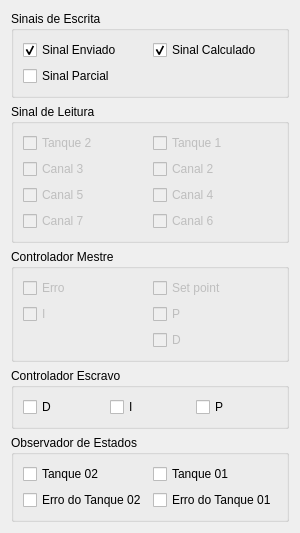
             <widget class="QWidget" name="tab_graficos">
              <attribute name="title">
               <string>Gráficos</string>
              </attribute>
              <layout class="QVBoxLayout" name="verticalLayout_6">
               <item>
                <widget class="QGroupBox" name="gp_graf_se">
                 <property name="title">
                  <string>Sinais de Escrita</string>
                 </property>
                 <layout class="QGridLayout" name="gridLayout">
                  <item row="0" column="0">
                   <widget class="QCheckBox" name="cb_graf_sinalEnviado">
                    <property name="text">
                     <string>Sinal Enviado</string>
                    </property>
                    <property name="checked">
                     <bool>true</bool>
                    </property>
                   </widget>
                  </item>
                  <item row="0" column="2">
                   <widget class="QCheckBox" name="cb_graf_sinalCalculado">
                    <property name="text">
                     <string>Sinal Calculado</string>
                    </property>
                    <property name="checked">
                     <bool>true</bool>
                    </property>
                   </widget>
                  </item>
                  <item row="1" column="0">
                   <widget class="QCheckBox" name="cb_SinalParcial">
                    <property name="text">
                     <string>Sinal Parcial</string>
                    </property>
                   </widget>
                  </item>
                 </layout>
                </widget>
               </item>
               <item>
                <widget class="QGroupBox" name="gp_graf_sl">
                 <property name="title">
                  <string>Sinal de Leitura</string>
                 </property>
                 <layout class="QGridLayout" name="gridLayout_9">
                  <item row="1" column="1">
                   <widget class="QCheckBox" name="cb_plot_canal2">
                    <property name="enabled">
                     <bool>false</bool>
                    </property>
                    <property name="text">
                     <string>Canal 2</string>
                    </property>
                    <property name="checked">
                     <bool>false</bool>
                    </property>
                   </widget>
                  </item>
                  <item row="3" column="1">
                   <widget class="QCheckBox" name="cb_plot_canal6">
                    <property name="enabled">
                     <bool>false</bool>
                    </property>
                    <property name="text">
                     <string>Canal 6</string>
                    </property>
                    <property name="checked">
                     <bool>false</bool>
                    </property>
                   </widget>
                  </item>
                  <item row="2" column="1">
                   <widget class="QCheckBox" name="cb_plot_canal4">
                    <property name="enabled">
                     <bool>false</bool>
                    </property>
                    <property name="text">
                     <string>Canal 4</string>
                    </property>
                    <property name="checked">
                     <bool>false</bool>
                    </property>
                   </widget>
                  </item>
                  <item row="0" column="1">
                   <widget class="QCheckBox" name="cb_plot_canal0">
                    <property name="enabled">
                     <bool>false</bool>
                    </property>
                    <property name="text">
                     <string>Tanque 1</string>
                    </property>
                    <property name="checkable">
                     <bool>true</bool>
                    </property>
                    <property name="checked">
                     <bool>false</bool>
                    </property>
                   </widget>
                  </item>
                  <item row="0" column="0">
                   <widget class="QCheckBox" name="cb_plot_canal1">
                    <property name="enabled">
                     <bool>false</bool>
                    </property>
                    <property name="text">
                     <string>Tanque 2</string>
                    </property>
                    <property name="checked">
                     <bool>false</bool>
                    </property>
                   </widget>
                  </item>
                  <item row="1" column="0">
                   <widget class="QCheckBox" name="cb_plot_canal3">
                    <property name="enabled">
                     <bool>false</bool>
                    </property>
                    <property name="text">
                     <string>Canal 3</string>
                    </property>
                    <property name="checked">
                     <bool>false</bool>
                    </property>
                   </widget>
                  </item>
                  <item row="2" column="0">
                   <widget class="QCheckBox" name="cb_plot_canal5">
                    <property name="enabled">
                     <bool>false</bool>
                    </property>
                    <property name="text">
                     <string>Canal 5</string>
                    </property>
                    <property name="checked">
                     <bool>false</bool>
                    </property>
                   </widget>
                  </item>
                  <item row="3" column="0">
                   <widget class="QCheckBox" name="cb_plot_canal7">
                    <property name="enabled">
                     <bool>false</bool>
                    </property>
                    <property name="text">
                     <string>Canal 7</string>
                    </property>
                    <property name="checked">
                     <bool>false</bool>
                    </property>
                   </widget>
                  </item>
                 </layout>
                </widget>
               </item>
               <item>
                <widget class="QGroupBox" name="gp_graf_pid">
                 <property name="title">
                  <string>Controlador Mestre</string>
                 </property>
                 <layout class="QGridLayout" name="gridLayout_8">
                  <item row="0" column="1">
                   <widget class="QCheckBox" name="cb_plot_setPoint">
                    <property name="enabled">
                     <bool>false</bool>
                    </property>
                    <property name="text">
                     <string>Set point</string>
                    </property>
                    <property name="checked">
                     <bool>false</bool>
                    </property>
                   </widget>
                  </item>
                  <item row="1" column="1">
                   <widget class="QCheckBox" name="cb_plot_p">
                    <property name="enabled">
                     <bool>false</bool>
                    </property>
                    <property name="text">
                     <string>P</string>
                    </property>
                    <property name="checked">
                     <bool>false</bool>
                    </property>
                   </widget>
                  </item>
                  <item row="2" column="1">
                   <widget class="QCheckBox" name="cb_plot_d">
                    <property name="enabled">
                     <bool>false</bool>
                    </property>
                    <property name="text">
                     <string>D</string>
                    </property>
                    <property name="checked">
                     <bool>false</bool>
                    </property>
                   </widget>
                  </item>
                  <item row="1" column="0">
                   <widget class="QCheckBox" name="cb_plot_i">
                    <property name="enabled">
                     <bool>false</bool>
                    </property>
                    <property name="text">
                     <string>I</string>
                    </property>
                    <property name="checked">
                     <bool>false</bool>
                    </property>
                   </widget>
                  </item>
                  <item row="0" column="0">
                   <widget class="QCheckBox" name="cb_plot_erro">
                    <property name="enabled">
                     <bool>false</bool>
                    </property>
                    <property name="text">
                     <string>Erro</string>
                    </property>
                    <property name="checked">
                     <bool>false</bool>
                    </property>
                   </widget>
                  </item>
                 </layout>
                </widget>
               </item>
               <item>
                <widget class="QGroupBox" name="gp_graf_pid_2">
                 <property name="enabled">
                  <bool>true</bool>
                 </property>
                 <property name="title">
                  <string>Controlador Escravo</string>
                 </property>
                 <layout class="QHBoxLayout" name="horizontalLayout_2">
                  <item>
                   <widget class="QCheckBox" name="cb_plot_d_2">
                    <property name="enabled">
                     <bool>true</bool>
                    </property>
                    <property name="text">
                     <string>D</string>
                    </property>
                    <property name="checked">
                     <bool>false</bool>
                    </property>
                   </widget>
                  </item>
                  <item>
                   <widget class="QCheckBox" name="cb_plot_i_2">
                    <property name="enabled">
                     <bool>true</bool>
                    </property>
                    <property name="text">
                     <string>I</string>
                    </property>
                    <property name="checked">
                     <bool>false</bool>
                    </property>
                   </widget>
                  </item>
                  <item>
                   <widget class="QCheckBox" name="cb_plot_p_2">
                    <property name="enabled">
                     <bool>true</bool>
                    </property>
                    <property name="text">
                     <string>P</string>
                    </property>
                    <property name="checked">
                     <bool>false</bool>
                    </property>
                   </widget>
                  </item>
                 </layout>
                </widget>
               </item>
               <item>
                <widget class="QGroupBox" name="groupObservador">
                 <property name="title">
                  <string>Observador de Estados</string>
                 </property>
                 <layout class="QGridLayout" name="gridLayout_14">
                  <item row="0" column="0">
                   <widget class="QCheckBox" name="checkObsTq02">
                    <property name="text">
                     <string>Tanque 02</string>
                    </property>
                   </widget>
                  </item>
                  <item row="0" column="1">
                   <widget class="QCheckBox" name="checkObsTq01">
                    <property name="text">
                     <string>Tanque 01</string>
                    </property>
                   </widget>
                  </item>
                  <item row="1" column="0">
                   <widget class="QCheckBox" name="checkErroObsTq02">
                    <property name="text">
                     <string>Erro do Tanque 02</string>
                    </property>
                   </widget>
                  </item>
                  <item row="1" column="1">
                   <widget class="QCheckBox" name="checkErroObsTq01">
                    <property name="text">
                     <string>Erro do Tanque 01</string>
                    </property>
                   </widget>
                  </item>
                 </layout>
                </widget>
               </item>
              </layout>
             </widget>
